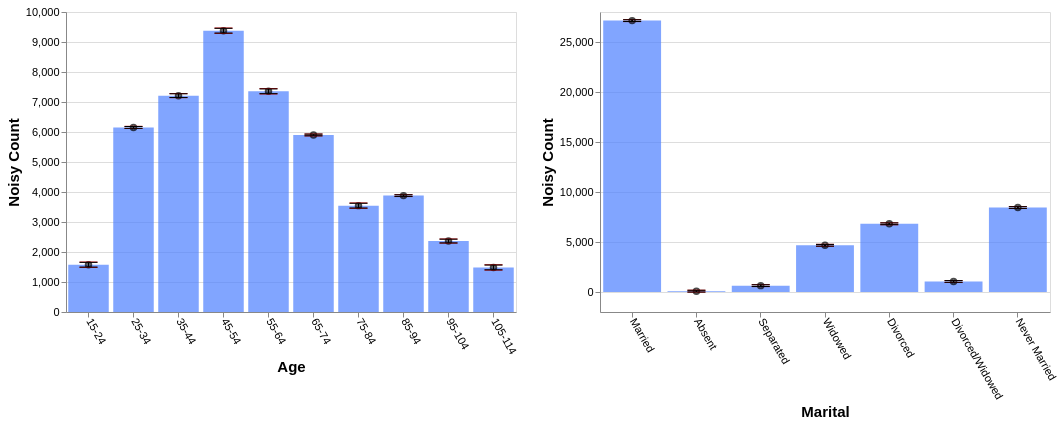

Vega-Lite specification stored for this chart:
### Vega-Lite specification from a JSON file in a GitHub repository (floating-point values rounded to 4 significant figures)
{"config": {"view": {"continuousWidth": 400, "continuousHeight": 300}, "axis": {"labelFontSize": 11, "titleFontSize": 15}, "axisBottom": {"labelAngle": 60}}, "hconcat": [{"layer": [{"mark": "bar", "encoding": {"color": {"value": "transparent"}, "tooltip": [{"aggregate": "sum", "field": "noisy_count", "title": "noisy count", "type": "quantitative"}, {"aggregate": "sum", "field": "noisy_count_prev", "title": "prev count", "type": "quantitative"}, {"aggregate": "sum", "field": "error", "title": "current error", "type": "quantitative"}, {"aggregate": "sum", "field": "error_prev", "title": "prev error", "type": "quantitative"}], "x": {"field": "age", "sort": null, "title": "Age", "type": "ordinal"}}, "height": 300, "selection": {"selector655": {"type": "interval", "encodings": ["x"]}}, "transform": [{"filter": {"selection": "selector656"}}], "width": 450}, {"mark": {"type": "bar", "color": "gray", "opacity": 0}, "encoding": {"x": {"field": "age", "sort": null, "title": "Age", "type": "ordinal"}, "y": {"aggregate": "sum", "field": "noisy_count_prev", "type": "quantitative"}}, "transform": [{"filter": {"selection": "selector656"}}]}, {"mark": {"type": "bar", "color": "#4C7FFF", "opacity": 0.7}, "encoding": {"x": {"field": "age", "sort": null, "title": "Age", "type": "ordinal"}, "y": {"aggregate": "sum", "field": "noisy_count", "type": "quantitative"}}, "transform": [{"filter": {"selection": "selector656"}}]}, {"mark": {"type": "point", "color": "black", "opacity": 0.7}, "encoding": {"x": {"field": "age", "sort": null, "title": "Age", "type": "ordinal"}, "y": {"aggregate": "sum", "field": "noisy_count", "title": "Noisy Count", "type": "quantitative"}}, "transform": [{"filter": {"selection": "selector656"}}]}, {"mark": {"type": "rule", "color": "#B6B6B6", "size": 2, "strokeDash": [3, 3]}, "encoding": {"x": {"field": "age", "sort": null, "title": "Age", "type": "ordinal"}, "y": {"aggregate": "sum", "field": "plus_error_prev_age", "title": "", "type": "quantitative"}, "y2": {"aggregate": "sum", "field": "minus_error_prev_age", "title": ""}}, "transform": [{"filter": {"selection": "selector656"}}]}, {"mark": {"type": "tick", "color": "#B90000", "size": 0, "strokeDash": [1, 1]}, "encoding": {"x": {"field": "age", "sort": null, "title": "Age", "type": "ordinal"}, "y": {"aggregate": "sum", "field": "plus_error_prev_age", "type": "quantitative"}}, "transform": [{"filter": {"selection": "selector656"}}]}, {"mark": {"type": "tick", "color": "#B90000", "size": 0, "strokeDash": [3, 1]}, "encoding": {"x": {"field": "age", "sort": null, "title": "Age", "type": "ordinal"}, "y": {"aggregate": "sum", "field": "minus_error_prev_age", "type": "quantitative"}}, "transform": [{"filter": {"selection": "selector656"}}]}, {"mark": {"type": "rule", "color": "black", "size": 2}, "encoding": {"x": {"field": "age", "sort": null, "title": "Age", "type": "ordinal"}, "y": {"aggregate": "sum", "field": "plus_error", "title": "", "type": "quantitative"}, "y2": {"aggregate": "sum", "field": "minus_error", "title": ""}}, "transform": [{"filter": {"selection": "selector656"}}]}, {"mark": {"type": "tick", "color": "black", "width": 0}, "encoding": {"x": {"field": "age", "sort": null, "title": "Age", "type": "ordinal"}, "y": {"aggregate": "sum", "field": "plus_error", "type": "quantitative"}}, "transform": [{"filter": {"selection": "selector656"}}]}, {"mark": {"type": "tick", "color": "black", "width": 0}, "encoding": {"x": {"field": "age", "sort": null, "title": "Age", "type": "ordinal"}, "y": {"aggregate": "sum", "field": "minus_error", "type": "quantitative"}}, "transform": [{"filter": {"selection": "selector656"}}]}]}, {"layer": [{"mark": "bar", "encoding": {"color": {"value": "transparent"}, "tooltip": [{"aggregate": "sum", "field": "noisy_count", "title": "noisy count", "type": "quantitative"}, {"aggregate": "sum", "field": "noisy_count_prev", "title": "prev count", "type": "quantitative"}, {"aggregate": "sum", "field": "error", "title": "current error", "type": "quantitative"}, {"aggregate": "sum", "field": "error_prev", "title": "prev error", "type": "quantitative"}], "x": {"field": "marital", "sort": null, "title": "Marital", "type": "ordinal"}}, "height": 300, "selection": {"selector656": {"type": "interval", "encodings": ["x"]}}, "transform": [{"filter": {"selection": "selector655"}}], "width": 450}, {"mark": {"type": "bar", "color": "gray", "opacity": 0}, "encoding": {"x": {"field": "marital", "sort": null, "title": "Marital", "type": "ordinal"}, "y": {"aggregate": "sum", "field": "noisy_count_prev", "type": "quantitative"}}, "transform": [{"filter": {"selection": "selector655"}}]}, {"mark": {"type": "bar", "color": "#4C7FFF", "opacity": 0.7}, "encoding": {"x": {"field": "marital", "sort": null, "title": "Marital", "type": "ordinal"}, "y": {"aggregate": "sum", "field": "noisy_count", "type": "quantitative"}}, "transform": [{"filter": {"selection": "selector655"}}]}, {"mark": {"type": "point", "color": "black", "opacity": 0.7}, "encoding": {"x": {"field": "marital", "sort": null, "title": "Marital", "type": "ordinal"}, "y": {"aggregate": "sum", "field": "noisy_count", "title": "Noisy Count", "type": "quantitative"}}, "transform": [{"filter": {"selection": "selector655"}}]}, {"mark": {"type": "rule", "color": "#B6B6B6", "size": 2, "strokeDash": [3, 3]}, "encoding": {"x": {"field": "marital", "sort": null, "title": "Marital", "type": "ordinal"}, "y": {"aggregate": "sum", "field": "plus_error_prev_marital", "title": "", "type": "quantitative"}, "y2": {"aggregate": "sum", "field": "minus_error_prev_marital", "title": ""}}, "transform": [{"filter": {"selection": "selector655"}}]}, {"mark": {"type": "tick", "color": "#B90000", "size": 0, "strokeDash": [1, 1]}, "encoding": {"x": {"field": "marital", "sort": null, "title": "Marital", "type": "ordinal"}, "y": {"aggregate": "sum", "field": "plus_error_prev_marital", "type": "quantitative"}}, "transform": [{"filter": {"selection": "selector655"}}]}, {"mark": {"type": "tick", "color": "#B90000", "size": 0, "strokeDash": [3, 1]}, "encoding": {"x": {"field": "marital", "sort": null, "title": "Marital", "type": "ordinal"}, "y": {"aggregate": "sum", "field": "minus_error_prev_marital", "type": "quantitative"}}, "transform": [{"filter": {"selection": "selector655"}}]}, {"mark": {"type": "rule", "color": "black", "size": 2}, "encoding": {"x": {"field": "marital", "sort": null, "title": "Marital", "type": "ordinal"}, "y": {"aggregate": "sum", "field": "plus_error", "title": "", "type": "quantitative"}, "y2": {"aggregate": "sum", "field": "minus_error", "title": ""}}, "transform": [{"filter": {"selection": "selector655"}}]}, {"mark": {"type": "tick", "color": "black", "width": 0}, "encoding": {"x": {"field": "marital", "sort": null, "title": "Marital", "type": "ordinal"}, "y": {"aggregate": "sum", "field": "plus_error", "type": "quantitative"}}, "transform": [{"filter": {"selection": "selector655"}}]}, {"mark": {"type": "tick", "color": "black", "width": 0}, "encoding": {"x": {"field": "marital", "sort": null, "title": "Marital", "type": "ordinal"}, "y": {"aggregate": "sum", "field": "minus_error", "type": "quantitative"}}, "transform": [{"filter": {"selection": "selector655"}}]}]}], "data": {"name": "data-c514a2e9160323fc9db92d05c51fb515"}, "$schema": "https://vega.github.io/schema/vega-lite/v4.17.0.json", "datasets": {"data-c514a2e9160323fc9db92d05c51fb515": [{"age": "15-24", "marital": "Married", "noisy_count": 295.8, "true_count": 295.0, "plus_error": 307.0, "minus_error": 284.6, "error": 11.2, "noisy_count_prev": 296.8, "true_count_prev": 295.0, "plus_error_prev": 309.6, "minus_error_prev": 284.0, "error_prev": 12.8, "plus_error_prev_age": 309.9, "minus_error_prev_age": 284.3, "plus_error_prev_marital": 310.1, "minus_error_prev_marital": 284.5}, {"age": "15-24", "marital": "Absent", "noisy_count": 16.1, "true_count": 13.0, "plus_error": 27.3, "minus_error": 4.9, "error": 11.2, "noisy_count_prev": 14.6, "true_count_prev": 13.0, "plus_error_prev": 27.4, "minus_error_prev": 1.9, "error_prev": 12.8, "plus_error_prev_age": 27.74, "minus_error_prev_age": 2.243, "plus_error_prev_marital": 27.43, "minus_error_prev_marital": 1.93}, {"age": "15-24", "marital": "Separated", "noisy_count": 7.8, "true_count": 18.0, "plus_error": 19.0, "minus_error": -3.4, "error": 11.2, "noisy_count_prev": 7.4, "true_count_prev": 18.0, "plus_error_prev": 20.2, "minus_error_prev": -5.4, "error_prev": 12.8, "plus_error_prev_age": 20.54, "minus_error_prev_age": -5.057, "plus_error_prev_marital": 20.6, "minus_error_prev_marital": -5.0}, {"age": "15-24", "marital": "Widowed", "noisy_count": -28.2, "true_count": 2.0, "plus_error": -17.0, "minus_error": -39.4, "error": 11.2, "noisy_count_prev": -23.4, "true_count_prev": 2.0, "plus_error_prev": -10.7, "minus_error_prev": -36.2, "error_prev": 12.8, "plus_error_prev_age": -10.36, "minus_error_prev_age": -35.86, "plus_error_prev_marital": -11.52, "minus_error_prev_marital": -37.02}, {"age": "15-24", "marital": "Divorced", "noisy_count": 139.4, "true_count": 22.0, "plus_error": 150.6, "minus_error": 128.2, "error": 11.2, "noisy_count_prev": 136.1, "true_count_prev": 22.0, "plus_error_prev": 148.9, "minus_error_prev": 123.4, "error_prev": 12.8, "plus_error_prev_age": 149.2, "minus_error_prev_age": 123.7, "plus_error_prev_marital": 147.9, "minus_error_prev_marital": 122.4}, {"age": "15-24", "marital": "Divorced/Widowed", "noisy_count": -35.7, "true_count": 16.0, "plus_error": -24.5, "minus_error": -46.8, "error": 11.2, "noisy_count_prev": -35.8, "true_count_prev": 16.0, "plus_error_prev": -23.1, "minus_error_prev": -48.6, "error_prev": 12.8, "plus_error_prev_age": -22.76, "minus_error_prev_age": -48.26, "plus_error_prev_marital": -24.77, "minus_error_prev_marital": -50.27}, {"age": "15-24", "marital": "Never Married", "noisy_count": 1181.0, "true_count": 1190.0, "plus_error": 1192.0, "minus_error": 1170.0, "error": 11.2, "noisy_count_prev": 1178.0, "true_count_prev": 1190.0, "plus_error_prev": 1191.0, "minus_error_prev": 1165.0, "error_prev": 12.8, "plus_error_prev_age": 1191.0, "minus_error_prev_age": 1166.0, "plus_error_prev_marital": 1190.0, "minus_error_prev_marital": 1165.0}, {"age": "25-34", "marital": "Married", "noisy_count": 2763.0, "true_count": 2764.0, "plus_error": 2768.0, "minus_error": 2759.0, "error": 4.4, "noisy_count_prev": 2764.0, "true_count_prev": 2764.0, "plus_error_prev": 2769.0, "minus_error_prev": 2759.0, "error_prev": 5.1, "plus_error_prev_age": 2769.0, "minus_error_prev_age": 2758.0, "plus_error_prev_marital": 2769.0, "minus_error_prev_marital": 2759.0}, {"age": "25-34", "marital": "Absent", "noisy_count": 8.7, "true_count": 33.0, "plus_error": 13.1, "minus_error": 4.3, "error": 4.4, "noisy_count_prev": 8.6, "true_count_prev": 33.0, "plus_error_prev": 13.7, "minus_error_prev": 3.5, "error_prev": 5.1, "plus_error_prev_age": 13.5, "minus_error_prev_age": 3.3, "plus_error_prev_marital": 13.73, "minus_error_prev_marital": 3.53}, {"age": "25-34", "marital": "Separated", "noisy_count": 43.1, "true_count": 77.0, "plus_error": 47.6, "minus_error": 38.7, "error": 4.4, "noisy_count_prev": 43.1, "true_count_prev": 77.0, "plus_error_prev": 48.3, "minus_error_prev": 38.0, "error_prev": 5.1, "plus_error_prev_age": 48.1, "minus_error_prev_age": 37.8, "plus_error_prev_marital": 48.7, "minus_error_prev_marital": 38.4}, {"age": "25-34", "marital": "Widowed", "noisy_count": 33.3, "true_count": 11.0, "plus_error": 37.7, "minus_error": 28.9, "error": 4.4, "noisy_count_prev": 33.2, "true_count_prev": 11.0, "plus_error_prev": 38.3, "minus_error_prev": 28.1, "error_prev": 5.1, "plus_error_prev_age": 38.1, "minus_error_prev_age": 27.9, "plus_error_prev_marital": 37.48, "minus_error_prev_marital": 27.28}, {"age": "25-34", "marital": "Divorced", "noisy_count": 368.7, "true_count": 372.0, "plus_error": 373.2, "minus_error": 364.3, "error": 4.4, "noisy_count_prev": 368.3, "true_count_prev": 372.0, "plus_error_prev": 373.4, "minus_error_prev": 363.2, "error_prev": 5.1, "plus_error_prev_age": 373.2, "minus_error_prev_age": 363.0, "plus_error_prev_marital": 372.4, "minus_error_prev_marital": 362.2}, {"age": "25-34", "marital": "Divorced/Widowed", "noisy_count": 223.6, "true_count": 189.0, "plus_error": 228.0, "minus_error": 219.2, "error": 4.4, "noisy_count_prev": 224.0, "true_count_prev": 189.0, "plus_error_prev": 229.1, "minus_error_prev": 218.8, "error_prev": 5.1, "plus_error_prev_age": 228.9, "minus_error_prev_age": 218.6, "plus_error_prev_marital": 227.4, "minus_error_prev_marital": 217.1}, {"age": "25-34", "marital": "Never Married", "noisy_count": 2713.0, "true_count": 2691.0, "plus_error": 2717.0, "minus_error": 2708.0, "error": 4.4, "noisy_count_prev": 2714.0, "true_count_prev": 2691.0, "plus_error_prev": 2719.0, "minus_error_prev": 2709.0, "error_prev": 5.1, "plus_error_prev_age": 2719.0, "minus_error_prev_age": 2708.0, "plus_error_prev_marital": 2719.0, "minus_error_prev_marital": 2708.0}, {"age": "35-44", "marital": "Married", "noisy_count": 4264.0, "true_count": 4273.0, "plus_error": 4273.0, "minus_error": 4255.0, "error": 8.8, "noisy_count_prev": 4263.0, "true_count_prev": 4273.0, "plus_error_prev": 4273.0, "minus_error_prev": 4253.0, "error_prev": 9.8, "plus_error_prev_age": 4272.0, "minus_error_prev_age": 4252.0, "plus_error_prev_marital": 4273.0, "minus_error_prev_marital": 4253.0}, {"age": "35-44", "marital": "Absent", "noisy_count": 82.8, "true_count": 31.0, "plus_error": 91.6, "minus_error": 73.9, "error": 8.8, "noisy_count_prev": 78.7, "true_count_prev": 31.0, "plus_error_prev": 88.5, "minus_error_prev": 68.9, "error_prev": 9.8, "plus_error_prev_age": 87.79, "minus_error_prev_age": 68.19, "plus_error_prev_marital": 88.53, "minus_error_prev_marital": 68.93}, {"age": "35-44", "marital": "Separated", "noisy_count": 173.3, "true_count": 96.0, "plus_error": 182.1, "minus_error": 164.4, "error": 8.8, "noisy_count_prev": 170.0, "true_count_prev": 96.0, "plus_error_prev": 179.8, "minus_error_prev": 160.2, "error_prev": 9.8, "plus_error_prev_age": 179.1, "minus_error_prev_age": 159.5, "plus_error_prev_marital": 180.2, "minus_error_prev_marital": 160.6}, {"age": "35-44", "marital": "Widowed", "noisy_count": -20.5, "true_count": 57.0, "plus_error": -11.7, "minus_error": -29.4, "error": 8.8, "noisy_count_prev": -17.5, "true_count_prev": 57.0, "plus_error_prev": -7.7, "minus_error_prev": -27.3, "error_prev": 9.8, "plus_error_prev_age": -8.414, "minus_error_prev_age": -28.01, "plus_error_prev_marital": -8.52, "minus_error_prev_marital": -28.12}, {"age": "35-44", "marital": "Divorced", "noisy_count": 921.2, "true_count": 905.0, "plus_error": 930.1, "minus_error": 912.4, "error": 8.8, "noisy_count_prev": 922.0, "true_count_prev": 905.0, "plus_error_prev": 931.8, "minus_error_prev": 912.2, "error_prev": 9.8, "plus_error_prev_age": 931.1, "minus_error_prev_age": 911.5, "plus_error_prev_marital": 930.8, "minus_error_prev_marital": 911.2}, {"age": "35-44", "marital": "Divorced/Widowed", "noisy_count": 232.6, "true_count": 286.0, "plus_error": 241.4, "minus_error": 223.8, "error": 8.8, "noisy_count_prev": 234.7, "true_count_prev": 286.0, "plus_error_prev": 244.5, "minus_error_prev": 224.9, "error_prev": 9.8, "plus_error_prev_age": 243.8, "minus_error_prev_age": 224.2, "plus_error_prev_marital": 242.8, "minus_error_prev_marital": 223.2}, {"age": "35-44", "marital": "Never Married", "noisy_count": 1559.0, "true_count": 1684.0, "plus_error": 1568.0, "minus_error": 1550.0, "error": 8.8, "noisy_count_prev": 1566.0, "true_count_prev": 1684.0, "plus_error_prev": 1576.0, "minus_error_prev": 1557.0, "error_prev": 9.8, "plus_error_prev_age": 1575.0, "minus_error_prev_age": 1556.0, "plus_error_prev_marital": 1576.0, "minus_error_prev_marital": 1556.0}, {"age": "45-54", "marital": "Married", "noisy_count": 5491.0, "true_count": 5589.0, "plus_error": 5502.0, "minus_error": 5480.0, "error": 11.2, "noisy_count_prev": 5489.0, "true_count_prev": 5589.0, "plus_error_prev": 5501.0, "minus_error_prev": 5476.0, "error_prev": 12.8, "plus_error_prev_age": 5502.0, "minus_error_prev_age": 5476.0, "plus_error_prev_marital": 5502.0, "minus_error_prev_marital": 5476.0}, {"age": "45-54", "marital": "Absent", "noisy_count": 56.9, "true_count": 27.0, "plus_error": 68.1, "minus_error": 45.7, "error": 11.2, "noisy_count_prev": 54.1, "true_count_prev": 27.0, "plus_error_prev": 66.9, "minus_error_prev": 41.4, "error_prev": 12.8, "plus_error_prev_age": 67.5, "minus_error_prev_age": 42.0, "plus_error_prev_marital": 66.93, "minus_error_prev_marital": 41.43}, {"age": "45-54", "marital": "Separated", "noisy_count": 198.5, "true_count": 156.0, "plus_error": 209.7, "minus_error": 187.3, "error": 11.2, "noisy_count_prev": 196.3, "true_count_prev": 156.0, "plus_error_prev": 209.0, "minus_error_prev": 183.5, "error_prev": 12.8, "plus_error_prev_age": 209.6, "minus_error_prev_age": 184.1, "plus_error_prev_marital": 209.4, "minus_error_prev_marital": 183.9}, {"age": "45-54", "marital": "Widowed", "noisy_count": 96.8, "true_count": 143.0, "plus_error": 108.0, "minus_error": 85.6, "error": 11.2, "noisy_count_prev": 97.6, "true_count_prev": 143.0, "plus_error_prev": 110.4, "minus_error_prev": 84.8, "error_prev": 12.8, "plus_error_prev_age": 111.0, "minus_error_prev_age": 85.4, "plus_error_prev_marital": 109.6, "minus_error_prev_marital": 83.98}, {"age": "45-54", "marital": "Divorced", "noisy_count": 1795.0, "true_count": 1715.0, "plus_error": 1806.0, "minus_error": 1784.0, "error": 11.2, "noisy_count_prev": 1796.0, "true_count_prev": 1715.0, "plus_error_prev": 1809.0, "minus_error_prev": 1783.0, "error_prev": 12.8, "plus_error_prev_age": 1810.0, "minus_error_prev_age": 1784.0, "plus_error_prev_marital": 1808.0, "minus_error_prev_marital": 1782.0}, {"age": "45-54", "marital": "Divorced/Widowed", "noisy_count": 300.6, "true_count": 379.0, "plus_error": 311.8, "minus_error": 289.4, "error": 11.2, "noisy_count_prev": 304.6, "true_count_prev": 379.0, "plus_error_prev": 317.4, "minus_error_prev": 291.8, "error_prev": 12.8, "plus_error_prev_age": 318.0, "minus_error_prev_age": 292.4, "plus_error_prev_marital": 315.7, "minus_error_prev_marital": 290.1}, {"age": "45-54", "marital": "Never Married", "noisy_count": 1439.0, "true_count": 1324.0, "plus_error": 1450.0, "minus_error": 1427.0, "error": 11.2, "noisy_count_prev": 1436.0, "true_count_prev": 1324.0, "plus_error_prev": 1448.0, "minus_error_prev": 1423.0, "error_prev": 12.8, "plus_error_prev_age": 1449.0, "minus_error_prev_age": 1423.0, "plus_error_prev_marital": 1448.0, "minus_error_prev_marital": 1423.0}, {"age": "55-64", "marital": "Married", "noisy_count": 4541.0, "true_count": 4513.0, "plus_error": 4552.0, "minus_error": 4530.0, "error": 11.2, "noisy_count_prev": 4542.0, "true_count_prev": 4513.0, "plus_error_prev": 4555.0, "minus_error_prev": 4529.0, "error_prev": 12.8, "plus_error_prev_age": 4554.0, "minus_error_prev_age": 4528.0, "plus_error_prev_marital": 4555.0, "minus_error_prev_marital": 4530.0}, {"age": "55-64", "marital": "Absent", "noisy_count": 70.6, "true_count": 10.0, "plus_error": 81.8, "minus_error": 59.4, "error": 11.2, "noisy_count_prev": 68.4, "true_count_prev": 10.0, "plus_error_prev": 81.2, "minus_error_prev": 55.6, "error_prev": 12.8, "plus_error_prev_age": 80.16, "minus_error_prev_age": 54.56, "plus_error_prev_marital": 81.23, "minus_error_prev_marital": 55.63}, {"age": "55-64", "marital": "Separated", "noisy_count": 26.4, "true_count": 106.0, "plus_error": 37.6, "minus_error": 15.3, "error": 11.2, "noisy_count_prev": 26.8, "true_count_prev": 106.0, "plus_error_prev": 39.6, "minus_error_prev": 14.0, "error_prev": 12.8, "plus_error_prev_age": 38.56, "minus_error_prev_age": 12.96, "plus_error_prev_marital": 40.0, "minus_error_prev_marital": 14.4}, {"age": "55-64", "marital": "Widowed", "noisy_count": 225.8, "true_count": 210.0, "plus_error": 236.9, "minus_error": 214.6, "error": 11.2, "noisy_count_prev": 225.9, "true_count_prev": 210.0, "plus_error_prev": 238.6, "minus_error_prev": 213.1, "error_prev": 12.8, "plus_error_prev_age": 237.6, "minus_error_prev_age": 212.1, "plus_error_prev_marital": 237.8, "minus_error_prev_marital": 212.3}, {"age": "55-64", "marital": "Divorced", "noisy_count": 1519.0, "true_count": 1509.0, "plus_error": 1530.0, "minus_error": 1508.0, "error": 11.2, "noisy_count_prev": 1521.0, "true_count_prev": 1509.0, "plus_error_prev": 1534.0, "minus_error_prev": 1508.0, "error_prev": 12.8, "plus_error_prev_age": 1532.0, "minus_error_prev_age": 1507.0, "plus_error_prev_marital": 1532.0, "minus_error_prev_marital": 1507.0}, {"age": "55-64", "marital": "Divorced/Widowed", "noisy_count": 268.1, "true_count": 241.0, "plus_error": 279.3, "minus_error": 256.9, "error": 11.2, "noisy_count_prev": 271.4, "true_count_prev": 241.0, "plus_error_prev": 284.1, "minus_error_prev": 258.6, "error_prev": 12.8, "plus_error_prev_age": 283.1, "minus_error_prev_age": 257.6, "plus_error_prev_marital": 282.4, "minus_error_prev_marital": 256.9}, {"age": "55-64", "marital": "Never Married", "noisy_count": 706.9, "true_count": 730.0, "plus_error": 718.0, "minus_error": 695.7, "error": 11.2, "noisy_count_prev": 709.3, "true_count_prev": 730.0, "plus_error_prev": 722.1, "minus_error_prev": 696.5, "error_prev": 12.8, "plus_error_prev_age": 721.1, "minus_error_prev_age": 695.5, "plus_error_prev_marital": 721.8, "minus_error_prev_marital": 696.2}, {"age": "65-74", "marital": "Married", "noisy_count": 3653.0, "true_count": 3666.0, "plus_error": 3657.0, "minus_error": 3649.0, "error": 3.9, "noisy_count_prev": 3653.0, "true_count_prev": 3666.0, "plus_error_prev": 3658.0, "minus_error_prev": 3649.0, "error_prev": 4.6, "plus_error_prev_age": 3658.0, "minus_error_prev_age": 3649.0, "plus_error_prev_marital": 3658.0, "minus_error_prev_marital": 3649.0}, {"age": "65-74", "marital": "Absent", "noisy_count": 44.4, "true_count": 1.0, "plus_error": 48.3, "minus_error": 40.5, "error": 3.9, "noisy_count_prev": 44.6, "true_count_prev": 1.0, "plus_error_prev": 49.2, "minus_error_prev": 40.1, "error_prev": 4.6, "plus_error_prev_age": 49.11, "minus_error_prev_age": 40.01, "plus_error_prev_marital": 49.23, "minus_error_prev_marital": 40.13}, {"age": "65-74", "marital": "Separated", "noisy_count": 62.7, "true_count": 84.0, "plus_error": 66.6, "minus_error": 58.8, "error": 3.9, "noisy_count_prev": 62.1, "true_count_prev": 84.0, "plus_error_prev": 66.6, "minus_error_prev": 57.5, "error_prev": 4.6, "plus_error_prev_age": 66.51, "minus_error_prev_age": 57.41, "plus_error_prev_marital": 67.0, "minus_error_prev_marital": 57.9}, {"age": "65-74", "marital": "Widowed", "noisy_count": 429.6, "true_count": 406.0, "plus_error": 433.6, "minus_error": 425.7, "error": 3.9, "noisy_count_prev": 429.1, "true_count_prev": 406.0, "plus_error_prev": 433.7, "minus_error_prev": 424.6, "error_prev": 4.6, "plus_error_prev_age": 433.6, "minus_error_prev_age": 424.5, "plus_error_prev_marital": 432.9, "minus_error_prev_marital": 423.8}, {"age": "65-74", "marital": "Divorced", "noisy_count": 1180.0, "true_count": 1161.0, "plus_error": 1184.0, "minus_error": 1176.0, "error": 3.9, "noisy_count_prev": 1180.0, "true_count_prev": 1161.0, "plus_error_prev": 1185.0, "minus_error_prev": 1176.0, "error_prev": 4.6, "plus_error_prev_age": 1185.0, "minus_error_prev_age": 1176.0, "plus_error_prev_marital": 1184.0, "minus_error_prev_marital": 1175.0}, {"age": "65-74", "marital": "Divorced/Widowed", "noisy_count": 126.5, "true_count": 150.0, "plus_error": 130.5, "minus_error": 122.6, "error": 3.9, "noisy_count_prev": 126.8, "true_count_prev": 150.0, "plus_error_prev": 131.3, "minus_error_prev": 122.2, "error_prev": 4.6, "plus_error_prev_age": 131.2, "minus_error_prev_age": 122.1, "plus_error_prev_marital": 129.6, "minus_error_prev_marital": 120.5}, {"age": "65-74", "marital": "Never Married", "noisy_count": 405.7, "true_count": 399.0, "plus_error": 409.6, "minus_error": 401.7, "error": 3.9, "noisy_count_prev": 406.1, "true_count_prev": 399.0, "plus_error_prev": 410.6, "minus_error_prev": 401.5, "error_prev": 4.6, "plus_error_prev_age": 410.5, "minus_error_prev_age": 401.4, "plus_error_prev_marital": 410.3, "minus_error_prev_marital": 401.2}, {"age": "75-84", "marital": "Married", "noisy_count": 2386.0, "true_count": 2360.0, "plus_error": 2397.0, "minus_error": 2375.0, "error": 11.2, "noisy_count_prev": 2384.0, "true_count_prev": 2360.0, "plus_error_prev": 2397.0, "minus_error_prev": 2371.0, "error_prev": 12.8, "plus_error_prev_age": 2396.0, "minus_error_prev_age": 2371.0, "plus_error_prev_marital": 2397.0, "minus_error_prev_marital": 2372.0}, {"age": "75-84", "marital": "Absent", "noisy_count": -20.9, "true_count": 2.0, "plus_error": -9.7, "minus_error": -32.1, "error": 11.2, "noisy_count_prev": -18.6, "true_count_prev": 2.0, "plus_error_prev": -5.8, "minus_error_prev": -31.4, "error_prev": 12.8, "plus_error_prev_age": -6.371, "minus_error_prev_age": -31.97, "plus_error_prev_marital": -5.77, "minus_error_prev_marital": -31.37}, {"age": "75-84", "marital": "Separated", "noisy_count": -57.0, "true_count": 56.0, "plus_error": -45.8, "minus_error": -68.2, "error": 11.2, "noisy_count_prev": -57.9, "true_count_prev": 56.0, "plus_error_prev": -45.1, "minus_error_prev": -70.7, "error_prev": 12.8, "plus_error_prev_age": -45.67, "minus_error_prev_age": -71.27, "plus_error_prev_marital": -44.7, "minus_error_prev_marital": -70.3}, {"age": "75-84", "marital": "Widowed", "noisy_count": 638.3, "true_count": 638.0, "plus_error": 649.5, "minus_error": 627.1, "error": 11.2, "noisy_count_prev": 638.4, "true_count_prev": 638.0, "plus_error_prev": 651.2, "minus_error_prev": 625.6, "error_prev": 12.8, "plus_error_prev_age": 650.6, "minus_error_prev_age": 625.0, "plus_error_prev_marital": 650.4, "minus_error_prev_marital": 624.8}, {"age": "75-84", "marital": "Divorced", "noisy_count": 396.8, "true_count": 592.0, "plus_error": 408.0, "minus_error": 385.6, "error": 11.2, "noisy_count_prev": 402.3, "true_count_prev": 592.0, "plus_error_prev": 415.0, "minus_error_prev": 389.5, "error_prev": 12.8, "plus_error_prev_age": 414.4, "minus_error_prev_age": 388.9, "plus_error_prev_marital": 414.0, "minus_error_prev_marital": 388.5}, {"age": "75-84", "marital": "Divorced/Widowed", "noisy_count": 45.2, "true_count": 72.0, "plus_error": 56.4, "minus_error": 34.0, "error": 11.2, "noisy_count_prev": 46.8, "true_count_prev": 72.0, "plus_error_prev": 59.6, "minus_error_prev": 34.0, "error_prev": 12.8, "plus_error_prev_age": 59.03, "minus_error_prev_age": 33.43, "plus_error_prev_marital": 57.93, "minus_error_prev_marital": 32.33}, {"age": "75-84", "marital": "Never Married", "noisy_count": 157.2, "true_count": 189.0, "plus_error": 168.4, "minus_error": 146.0, "error": 11.2, "noisy_count_prev": 154.5, "true_count_prev": 189.0, "plus_error_prev": 167.3, "minus_error_prev": 141.8, "error_prev": 12.8, "plus_error_prev_age": 166.7, "minus_error_prev_age": 141.2, "plus_error_prev_marital": 167.0, "minus_error_prev_marital": 141.5}, {"age": "85-94", "marital": "Married", "noisy_count": 2136.0, "true_count": 2152.0, "plus_error": 2140.0, "minus_error": 2132.0, "error": 3.9, "noisy_count_prev": 2137.0, "true_count_prev": 2152.0, "plus_error_prev": 2141.0, "minus_error_prev": 2132.0, "error_prev": 4.5, "plus_error_prev_age": 2141.0, "minus_error_prev_age": 2132.0, "plus_error_prev_marital": 2142.0, "minus_error_prev_marital": 2133.0}, {"age": "85-94", "marital": "Absent", "noisy_count": -9.0, "true_count": 0.0, "plus_error": -5.1, "minus_error": -12.8, "error": 3.9, "noisy_count_prev": -9.8, "true_count_prev": 0.0, "plus_error_prev": -5.3, "minus_error_prev": -14.3, "error_prev": 4.5, "plus_error_prev_age": -5.229, "minus_error_prev_age": -14.23, "plus_error_prev_marital": -5.27, "minus_error_prev_marital": -14.27}, {"age": "85-94", "marital": "Separated", "noisy_count": 61.3, "true_count": 52.0, "plus_error": 65.2, "minus_error": 57.4, "error": 3.9, "noisy_count_prev": 60.5, "true_count_prev": 52.0, "plus_error_prev": 65.0, "minus_error_prev": 56.0, "error_prev": 4.5, "plus_error_prev_age": 65.07, "minus_error_prev_age": 56.07, "plus_error_prev_marital": 65.4, "minus_error_prev_marital": 56.4}, {"age": "85-94", "marital": "Widowed", "noisy_count": 1212.0, "true_count": 1211.0, "plus_error": 1216.0, "minus_error": 1208.0, "error": 3.9, "noisy_count_prev": 1212.0, "true_count_prev": 1211.0, "plus_error_prev": 1217.0, "minus_error_prev": 1208.0, "error_prev": 4.5, "plus_error_prev_age": 1217.0, "minus_error_prev_age": 1208.0, "plus_error_prev_marital": 1216.0, "minus_error_prev_marital": 1207.0}, {"age": "85-94", "marital": "Divorced", "noisy_count": 388.7, "true_count": 390.0, "plus_error": 392.6, "minus_error": 384.8, "error": 3.9, "noisy_count_prev": 388.6, "true_count_prev": 390.0, "plus_error_prev": 393.1, "minus_error_prev": 384.1, "error_prev": 4.5, "plus_error_prev_age": 393.2, "minus_error_prev_age": 384.2, "plus_error_prev_marital": 392.1, "minus_error_prev_marital": 383.1}, {"age": "85-94", "marital": "Divorced/Widowed", "noisy_count": -87.8, "true_count": 50.0, "plus_error": -83.9, "minus_error": -91.7, "error": 3.9, "noisy_count_prev": -87.4, "true_count_prev": 50.0, "plus_error_prev": -82.9, "minus_error_prev": -91.9, "error_prev": 4.5, "plus_error_prev_age": -82.83, "minus_error_prev_age": -91.83, "plus_error_prev_marital": -84.57, "minus_error_prev_marital": -93.57}, {"age": "85-94", "marital": "Never Married", "noisy_count": 177.8, "true_count": 182.0, "plus_error": 181.7, "minus_error": 174.0, "error": 3.9, "noisy_count_prev": 177.9, "true_count_prev": 182.0, "plus_error_prev": 182.4, "minus_error_prev": 173.4, "error_prev": 4.5, "plus_error_prev_age": 182.5, "minus_error_prev_age": 173.5, "plus_error_prev_marital": 182.1, "minus_error_prev_marital": 173.1}, {"age": "95-104", "marital": "Married", "noisy_count": 1106.0, "true_count": 1055.0, "plus_error": 1114.0, "minus_error": 1097.0, "error": 8.8, "noisy_count_prev": 1103.0, "true_count_prev": 1055.0, "plus_error_prev": 1112.0, "minus_error_prev": 1093.0, "error_prev": 9.8, "plus_error_prev_age": 1111.0, "minus_error_prev_age": 1091.0, "plus_error_prev_marital": 1113.0, "minus_error_prev_marital": 1093.0}, {"age": "95-104", "marital": "Absent", "noisy_count": -126.0, "true_count": 0.0, "plus_error": -117.2, "minus_error": -134.8, "error": 8.8, "noisy_count_prev": -117.4, "true_count_prev": 0.0, "plus_error_prev": -107.6, "minus_error_prev": -127.2, "error_prev": 9.8, "plus_error_prev_age": -109.2, "minus_error_prev_age": -128.8, "plus_error_prev_marital": -107.6, "minus_error_prev_marital": -127.2}, {"age": "95-104", "marital": "Separated", "noisy_count": 53.7, "true_count": 41.0, "plus_error": 62.6, "minus_error": 44.9, "error": 8.8, "noisy_count_prev": 51.9, "true_count_prev": 41.0, "plus_error_prev": 61.7, "minus_error_prev": 42.0, "error_prev": 9.8, "plus_error_prev_age": 60.13, "minus_error_prev_age": 40.43, "plus_error_prev_marital": 62.1, "minus_error_prev_marital": 42.4}, {"age": "95-104", "marital": "Widowed", "noisy_count": 1159.0, "true_count": 1174.0, "plus_error": 1168.0, "minus_error": 1150.0, "error": 8.8, "noisy_count_prev": 1159.0, "true_count_prev": 1174.0, "plus_error_prev": 1169.0, "minus_error_prev": 1150.0, "error_prev": 9.8, "plus_error_prev_age": 1168.0, "minus_error_prev_age": 1148.0, "plus_error_prev_marital": 1168.0, "minus_error_prev_marital": 1149.0}, {"age": "95-104", "marital": "Divorced", "noisy_count": 92.1, "true_count": 140.0, "plus_error": 100.9, "minus_error": 83.3, "error": 8.8, "noisy_count_prev": 95.4, "true_count_prev": 140.0, "plus_error_prev": 105.2, "minus_error_prev": 85.6, "error_prev": 9.8, "plus_error_prev_age": 103.6, "minus_error_prev_age": 84.03, "plus_error_prev_marital": 104.2, "minus_error_prev_marital": 84.56}, {"age": "95-104", "marital": "Divorced/Widowed", "noisy_count": 30.7, "true_count": 16.0, "plus_error": 39.5, "minus_error": 21.8, "error": 8.8, "noisy_count_prev": 32.6, "true_count_prev": 16.0, "plus_error_prev": 42.4, "minus_error_prev": 22.8, "error_prev": 9.8, "plus_error_prev_age": 40.83, "minus_error_prev_age": 21.23, "plus_error_prev_marital": 40.73, "minus_error_prev_marital": 21.13}, {"age": "95-104", "marital": "Never Married", "noisy_count": 50.2, "true_count": 119.0, "plus_error": 59.0, "minus_error": 41.3, "error": 8.8, "noisy_count_prev": 51.8, "true_count_prev": 119.0, "plus_error_prev": 61.6, "minus_error_prev": 42.0, "error_prev": 9.8, "plus_error_prev_age": 60.03, "minus_error_prev_age": 40.43, "plus_error_prev_marital": 61.32, "minus_error_prev_marital": 41.72}, {"age": "105-114", "marital": "Married", "noisy_count": 503.3, "true_count": 398.0, "plus_error": 514.4, "minus_error": 492.1, "error": 11.2, "noisy_count_prev": 502.4, "true_count_prev": 398.0, "plus_error_prev": 515.2, "minus_error_prev": 489.6, "error_prev": 12.8, "plus_error_prev_age": 514.2, "minus_error_prev_age": 488.6, "plus_error_prev_marital": 515.7, "minus_error_prev_marital": 490.1}, {"age": "105-114", "marital": "Absent", "noisy_count": -38.8, "true_count": 0.0, "plus_error": -27.6, "minus_error": -49.9, "error": 11.2, "noisy_count_prev": -38.7, "true_count_prev": 0.0, "plus_error_prev": -26.0, "minus_error_prev": -51.5, "error_prev": 12.8, "plus_error_prev_age": -26.99, "minus_error_prev_age": -52.49, "plus_error_prev_marital": -25.97, "minus_error_prev_marital": -51.47}, {"age": "105-114", "marital": "Separated", "noisy_count": 67.3, "true_count": 25.0, "plus_error": 78.5, "minus_error": 56.2, "error": 11.2, "noisy_count_prev": 72.9, "true_count_prev": 25.0, "plus_error_prev": 85.6, "minus_error_prev": 60.1, "error_prev": 12.8, "plus_error_prev_age": 84.61, "minus_error_prev_age": 59.11, "plus_error_prev_marital": 86.0, "minus_error_prev_marital": 60.5}, {"age": "105-114", "marital": "Widowed", "noisy_count": 924.8, "true_count": 881.0, "plus_error": 936.0, "minus_error": 913.6, "error": 11.2, "noisy_count_prev": 924.5, "true_count_prev": 881.0, "plus_error_prev": 937.3, "minus_error_prev": 911.8, "error_prev": 12.8, "plus_error_prev_age": 936.3, "minus_error_prev_age": 910.8, "plus_error_prev_marital": 936.5, "minus_error_prev_marital": 911.0}, {"age": "105-114", "marital": "Divorced", "noisy_count": 20.7, "true_count": 44.0, "plus_error": 31.8, "minus_error": 9.5, "error": 11.2, "noisy_count_prev": 21.9, "true_count_prev": 44.0, "plus_error_prev": 34.7, "minus_error_prev": 9.2, "error_prev": 12.8, "plus_error_prev_age": 33.71, "minus_error_prev_age": 8.214, "plus_error_prev_marital": 33.66, "minus_error_prev_marital": 8.16}, {"age": "105-114", "marital": "Divorced/Widowed", "noisy_count": -48.4, "true_count": 4.0, "plus_error": -37.2, "minus_error": -59.6, "error": 11.2, "noisy_count_prev": -45.6, "true_count_prev": 4.0, "plus_error_prev": -32.9, "minus_error_prev": -58.4, "error_prev": 12.8, "plus_error_prev_age": -33.89, "minus_error_prev_age": -59.39, "plus_error_prev_marital": -34.57, "minus_error_prev_marital": -60.07}, {"age": "105-114", "marital": "Never Married", "noisy_count": 57.2, "true_count": 49.0, "plus_error": 68.4, "minus_error": 46.0, "error": 11.2, "noisy_count_prev": 55.6, "true_count_prev": 49.0, "plus_error_prev": 68.3, "minus_error_prev": 42.8, "error_prev": 12.8, "plus_error_prev_age": 67.31, "minus_error_prev_age": 41.81, "plus_error_prev_marital": 68.02, "minus_error_prev_marital": 42.52}]}}
